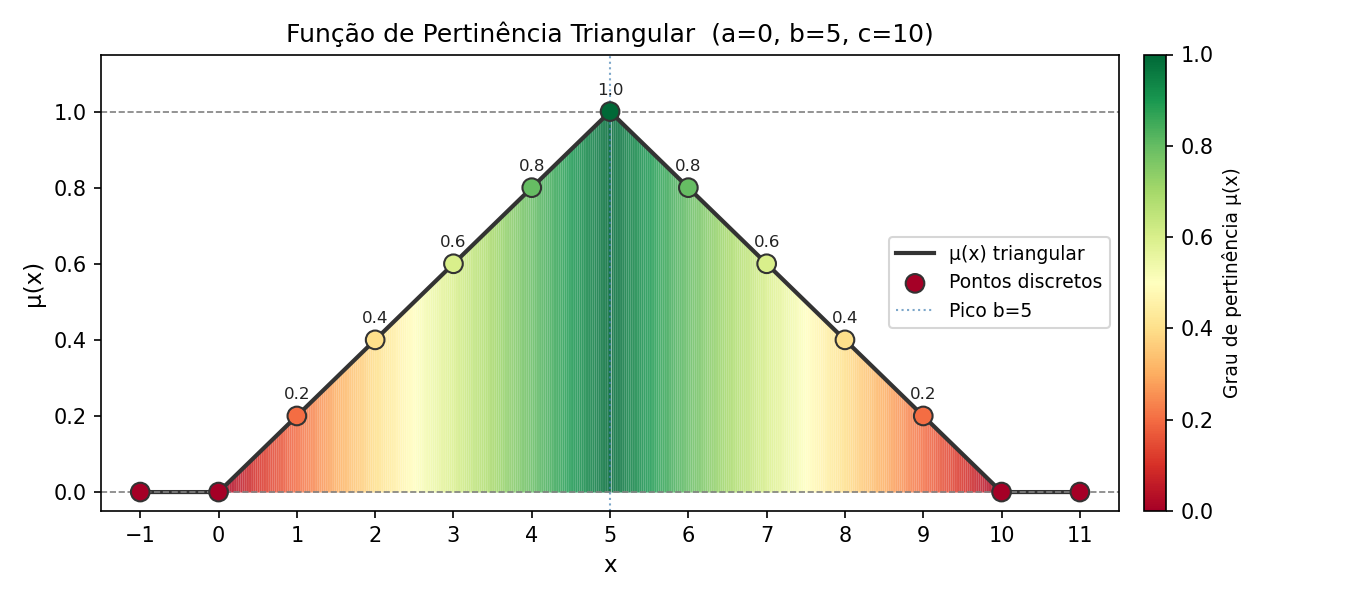

The script that saved this image:
# GO1101-Png
import numpy as np
import matplotlib.pyplot as plt
import matplotlib.colors as mcolors


def triangular(x, a, b, c):
    if x <= a or x >= c:
        return 0
    elif x <= b:
        return (x - a) / (b - a)
    else:
        return (c - x) / (c - b)


if __name__ == '__main__':
    print("=== Função de Pertinência Triangular ===")
    # PARÂMETROS — pé esquerdo, pico e pé direito da triangular. Para outro
    # domínio, ajuste: a=início do suporte, b=valor com grau 1, c=fim do suporte.
    # Parâmetros: pé esquerdo a=0, pico b=5, pé direito c=10
    a, b, c = 0, 5, 10
    print(f"  Parâmetros: a={a}, b={b}, c={c}")
    print()
    xs = list(range(-1, 12))
    mus = [triangular(x, a, b, c) for x in xs]
    for x, mu in zip(xs, mus):
        barra = "█" * int(mu * 20)
        print(f"  x={x:3d}: μ={mu:.2f} |{barra}")

    # VISUALIZAÇÃO — gradiente RdYlGn mostra visualmente quão 'pertencente'
    # cada ponto é ao conjunto. Para outro conjunto, apenas os params acima mudam.
    # --- Gráfico colorido ---
    fig, ax = plt.subplots(figsize=(9, 4))

    # Curva contínua preenchida com gradiente de cor por grau de pertinência
    x_cont = np.linspace(-1, 11, 500)
    mu_cont = np.array([triangular(xi, a, b, c) for xi in x_cont])

    cmap = plt.cm.RdYlGn          # vermelho (baixo) → amarelo → verde (alto)
    norm = mcolors.Normalize(vmin=0, vmax=1)

    # Preenche fatias verticais coloridas de acordo com μ
    for i in range(len(x_cont) - 1):
        mu_mid = (mu_cont[i] + mu_cont[i + 1]) / 2
        ax.fill_between(
            x_cont[i:i+2], 0, mu_cont[i:i+2],
            color=cmap(norm(mu_mid)), alpha=0.85, linewidth=0
        )

    # Linha da curva
    ax.plot(x_cont, mu_cont, color='#333333', linewidth=2, label='μ(x) triangular')

    # Pontos discretos usados na representação em caractere
    ax.scatter(xs, mus, color=[cmap(norm(m)) for m in mus],
               edgecolors='#333333', s=80, zorder=5, label='Pontos discretos')

    # Anotações dos graus nos pontos
    for x, mu in zip(xs, mus):
        if mu > 0:
            ax.annotate(f'{mu:.1f}', (x, mu), textcoords='offset points',
                        xytext=(0, 8), ha='center', fontsize=8, color='#222222')

    # Linhas de referência
    ax.axhline(0, color='gray', linewidth=0.8, linestyle='--')
    ax.axhline(1, color='gray', linewidth=0.8, linestyle='--')
    ax.axvline(b, color='steelblue', linewidth=1, linestyle=':', alpha=0.7, label=f'Pico b={b}')

    # Colorbar
    sm = plt.cm.ScalarMappable(cmap=cmap, norm=norm)
    sm.set_array([])
    cbar = fig.colorbar(sm, ax=ax, pad=0.02)
    cbar.set_label('Grau de pertinência μ(x)', fontsize=9)

    ax.set_xlim(-1.5, 11.5)
    ax.set_ylim(-0.05, 1.15)
    ax.set_xlabel('x', fontsize=11)
    ax.set_ylabel('μ(x)', fontsize=11)
    ax.set_title(f'Função de Pertinência Triangular  (a={a}, b={b}, c={c})', fontsize=12)
    ax.legend(fontsize=9)
    ax.set_xticks(range(-1, 12))

    plt.tight_layout()
    plt.savefig('GO1101-Png.png', dpi=150)
    plt.show()
    print("\n  Gráfico salvo em GO1101-Png.png")
